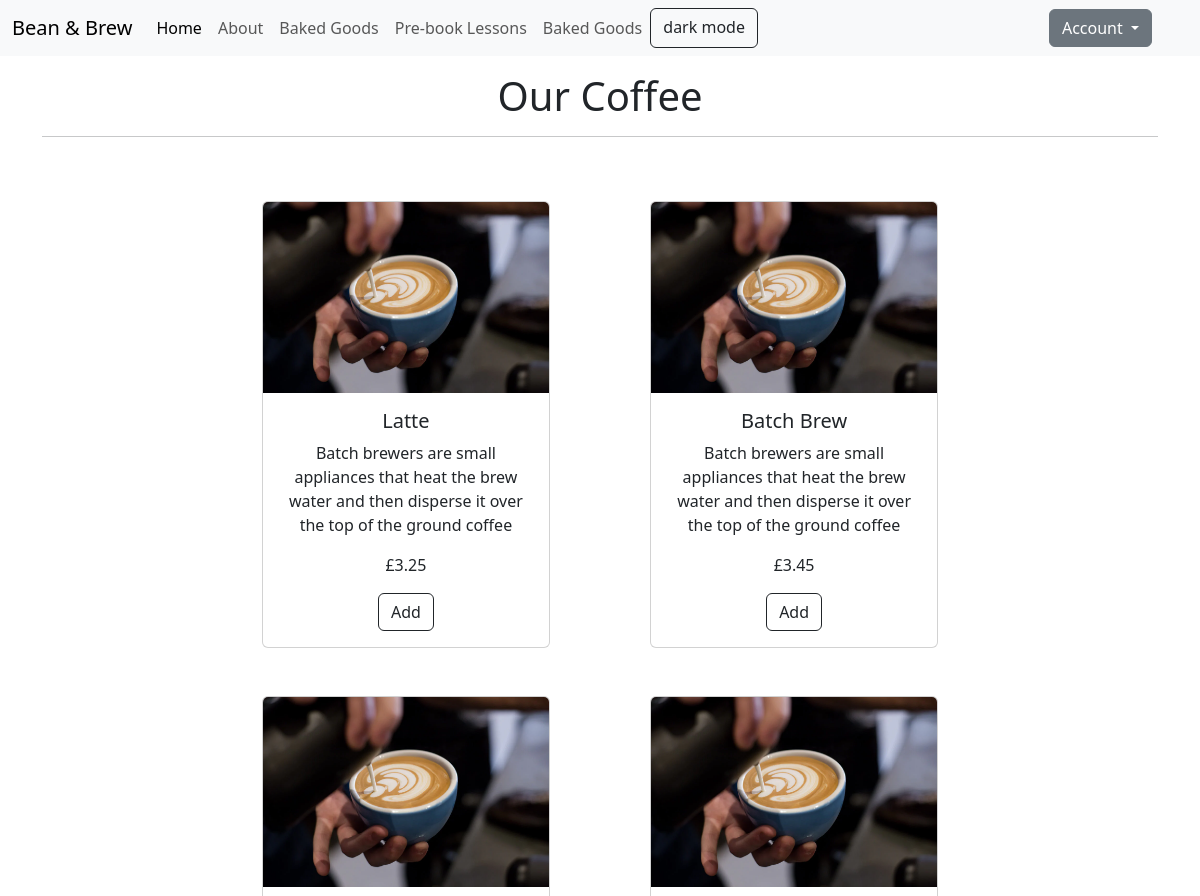
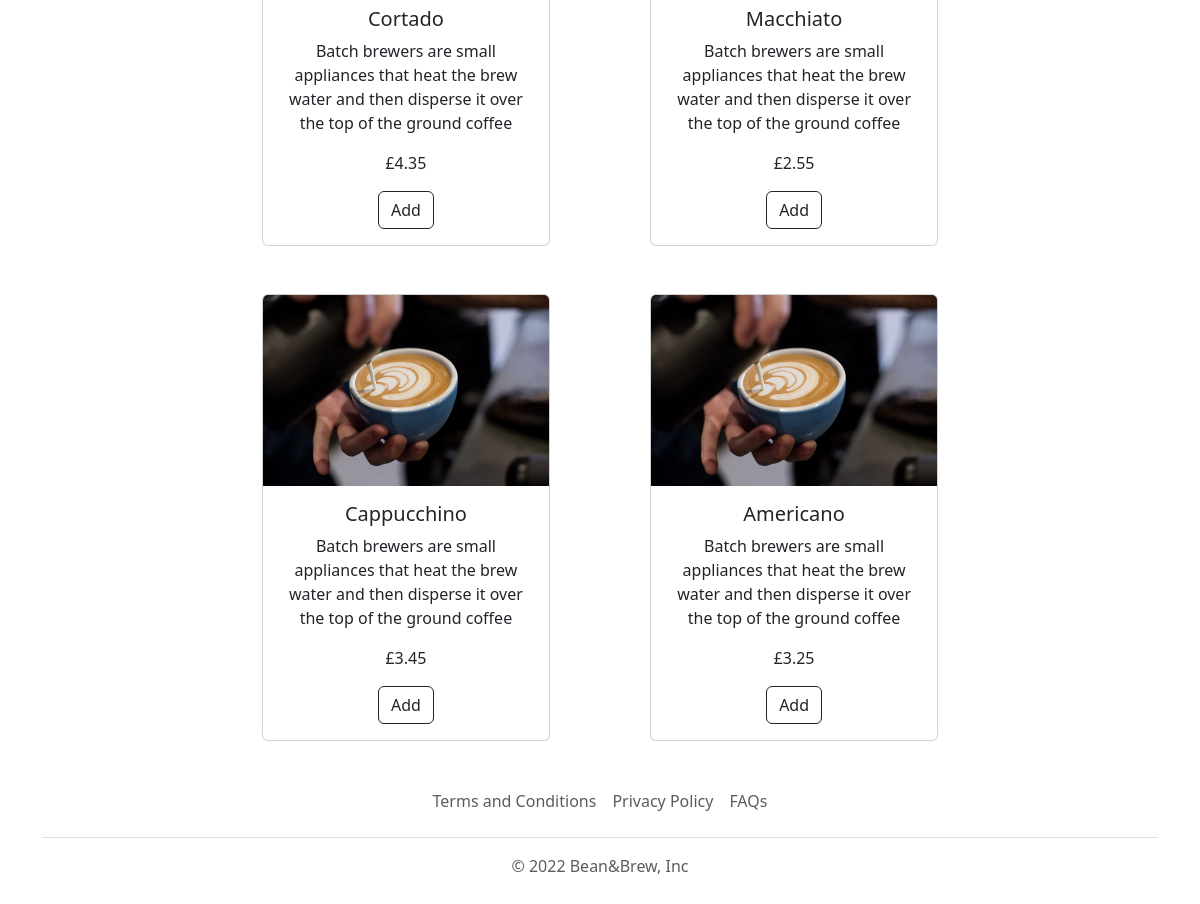
The page / on the database its author committed (2 pictures, top to bottom).
### tables this page shows
CREATE TABLE `products` (
  `product_id` int(11) NOT NULL,
  `product_name` varchar(256) NOT NULL,
  `description` varchar(256) NOT NULL,
  `price` float NOT NULL
);

### dbh.class.php (called while the page is built)
<?php
class Dbh
{
    private $host = "localhost";
    private $user = "root";
    private $pwd = "";
    private $dbname = "newB&B";
    protected function connect()
    {
        $dsn = 'mysql:host=' . $this->host.';dbname='.$this->dbname;
        $pdo = new PDO($dsn, $this->user, $this->pwd);
        $pdo->setAttribute(PDO::ATTR_DEFAULT_FETCH_MODE, PDO::FETCH_ASSOC);
        return $pdo;
    }
}

### products.class.php (called while the page is built, shortened)
<?php
include 'dbh.class.php';
class Product extends Dbh
{
  public function GetAllProducts()
  {
      $sql = "SELECT * FROM products";
      $stmt = $this->connect()->query($sql);
      return $stmt->fetchAll();
  }
}

### index.php (the view, shortened to what this page needs)
<?php include_once 'include/header.php';
require 'products.class.php';?>
<div class="container text-center mt-3">
<h1>Our Coffee</h1>
  <hr></hr>
<div class="col-12 ">
  <?php
    $productInstance = new Product();
    $products = $productInstance->GetAllProducts();
    foreach ($products as $product)
    {
      $id = $product['product_id']?>
      <div class="d-inline-block">
        <form method="POST">
          <div class="card d-inline-block mx-5 mt-5 " style="width: 18rem;">
            <img src="Photo21-09-2014_132933_c0e770fa-d9a9-4be4-a289-36fec3942252.jpg.webp" class="card-img-top" alt="...">
            <div class="card-body">
              <h5 class="card-title"><?php echo $product['product_name']; ?></h5>
              <p class="card-text"><?php echo $product['description']; ?></p>
              <p class="card-text">£<?php echo $product['price']; ?></p>
              <button name='btnAdd' type='submit' class='btn btn-outline-dark'>Add</button>
            </div>
          </div>
        </form>
      </div>
    <?php } ?>
<?php include 'include/footer.php'?>

### include/header.php (shortened to what this page needs)
<!DOCTYPE html>
<html lang="en">
<head>
    <link href="https://cdn.jsdelivr.net/npm/bootstrap@5.3.2/dist/css/bootstrap.min.css" rel="stylesheet">
    <link rel="stylesheet" href="styles.css">
</head>
<body>
<nav class="navbar navbar-expand-lg bg-body-tertiary">
  <div class="container-fluid">
    <a class="navbar-brand" href="index.php">Bean & Brew</a>
    <div class="collapse navbar-collapse" id="navbarNavAltMarkup">
      <div class="navbar-nav">
        <a class="nav-link active" aria-current="page" href="index.php">Home</a>
        <a class="nav-link" href="about.php">About</a>
        <a class="nav-link" href="#">Baked Goods</a>
        <a class="nav-link" href="#">Pre-book Lessons</a>
        <a class="nav-link" href="#">Baked Goods</a>
        <button class="btn btn-outline-dark pt-1" onclick="myFunction()">dark mode</button>
      </div>
    </div>
  </div>
  <?php
  if(isset($_COOKIE['name']))
  {
    ?>
    <div class="dropdown me-5">
      <button class="btn btn-secondary dropdown-toggle" type="button" data-bs-toggle="dropdown" aria-expanded="false">
      <?php echo ucfirst($_COOKIE['name']);?>
      </button>
      <ul class="dropdown-menu">
        <li><a class="dropdown-item" href="logout.php">Logout</a></li>
        <li><a class="dropdown-item" href="profile.php">Profile</a></li>
        <li><a class="dropdown-item" href="cart.php">Cart</a></li>
      </ul>
    </div>
    <?php
    }
    else
    {
    ?>
      <div class="dropdown me-5">
      <button class="btn btn-secondary dropdown-toggle" type="button" data-bs-toggle="dropdown" aria-expanded="false">
        Account
      </button>
    </div>
  <?php
  }
  ?>
</nav>

### include/footer.php (shortened to what this page needs)
<footer class="py-3 my-4">
    <ul class="nav justify-content-center border-bottom pb-3 mb-3">
      <li class="nav-item"><a href="#" class="nav-link px-2 text-muted">Terms and Conditions</a></li>
      <li class="nav-item"><a href="#" class="nav-link px-2 text-muted">Privacy Policy</a></li>
      <li class="nav-item"><a href="#" class="nav-link px-2 text-muted">FAQs</a></li>
    </ul>
    <p class="text-center text-muted">© 2022 Bean&Brew, Inc</p>
  </footer>
</body>
</html>

### rows shown on the page
products: product_name "Latte", description "Batch brewers are small appliances that heat the brew water and then disperse it over the top of the ground coffee", price "3.25"
products: product_name "Batch Brew", description "Batch brewers are small appliances that heat the brew water and then disperse it over the top of the ground coffee", price "3.45"
products: product_name "Cortado", description "Batch brewers are small appliances that heat the brew water and then disperse it over the top of the ground coffee", price "4.35"
products: product_name "Macchiato", description "Batch brewers are small appliances that heat the brew water and then disperse it over the top of the ground coffee", price "2.55"
products: product_name "Cappucchino", description "Batch brewers are small appliances that heat the brew water and then disperse it over the top of the ground coffee", price "3.45"
products: product_name "Americano", description "Batch brewers are small appliances that heat the brew water and then disperse it over the top of the ground coffee", price "3.25"
